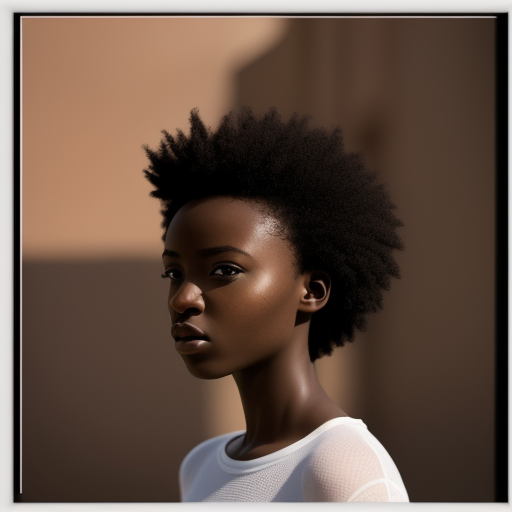
#> input picture datasets/controlface10k-subset/000.png, 512 x 512 px
$ python make_synthetic_camera.py out.png
#> lines starting #> are read from the running program, lines starting #| are printed output that depends on the picture
"""Optional browser-test fixture generator; uses the preserved model Python venv.

This is test tooling only. The standalone application does not import cv2/numpy.
"""
import argparse
from pathlib import Path


def main():
    parser = argparse.ArgumentParser(description=__doc__)
    parser.add_argument('output', help='New external .y4m fixture file')
    args = parser.parse_args()
    import cv2
    import numpy as np
    root = Path(__file__).resolve().parents[2]
    image = cv2.imread(str(root / 'datasets/controlface10k-subset/000.png'))
#> image is the input picture: shape (512, 512, 3); mean B, G, R 68.1, 79.8, 99.7
    if image is None:
        raise SystemExit('Bundled synthetic fixture could not be read')
    image = cv2.resize(image, (480, 480), interpolation=cv2.INTER_AREA)
#> image: shape (480, 480, 3)
    frame = np.zeros((480, 640, 3), dtype=np.uint8)
    frame[:, 80:560] = image
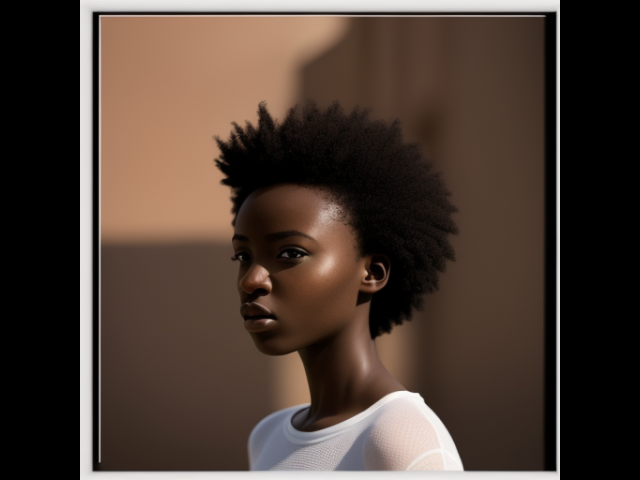
#> frame: shape (480, 640, 3); mean B, G, R 51.1, 59.9, 74.8
    encoded = cv2.cvtColor(frame, cv2.COLOR_BGR2YUV_I420).tobytes()
    with Path(args.output).open('xb') as stream:
        stream.write(b'YUV4MPEG2 W640 H480 F10:1 Ip A1:1 C420jpeg\n')
        for _ in range(10):
            stream.write(b'FRAME\n' + encoded)
    print('Created test-only synthetic camera fixture')


if __name__ == '__main__':
    main()

$ run again, with datasets/controlface10k-subset/002.png copied over datasets/controlface10k-subset/000.png
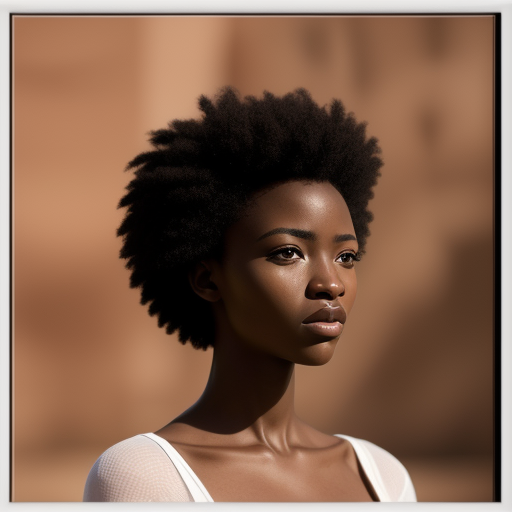
#> input picture datasets/controlface10k-subset/002.png, 512 x 512 px
#> in main, image is the input picture: shape (512, 512, 3); mean B, G, R 77.7, 97.6, 130.9
#> image: shape (480, 480, 3)
#> in main, `frame[:, 80:560] = image`:
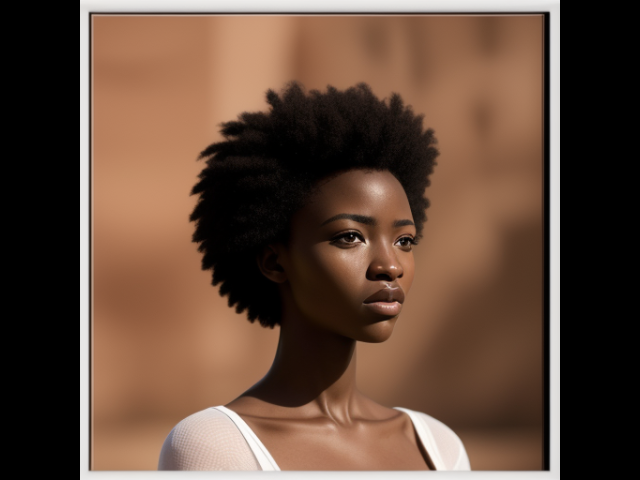
#> frame: shape (480, 640, 3); mean B, G, R 58.3, 73.2, 98.2

$ run again, with datasets/controlface10k-subset/003.png copied over datasets/controlface10k-subset/000.png
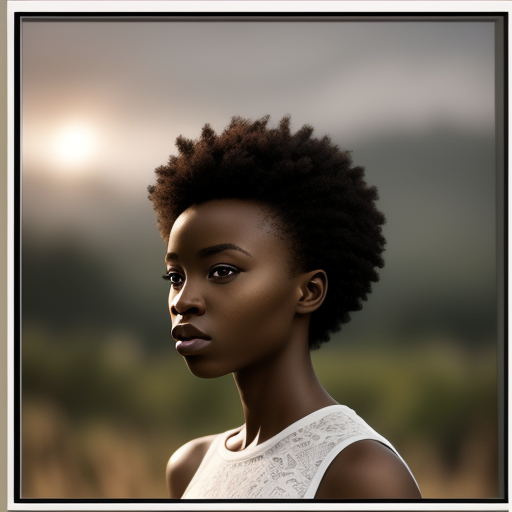
#> input picture datasets/controlface10k-subset/003.png, 512 x 512 px
#> in main, image is the input picture: shape (512, 512, 3); mean B, G, R 89.5, 101.2, 110.1
#> in main, `image = cv2.resize(image, (480, 480), interpolation=cv2.INTER_AREA)`:
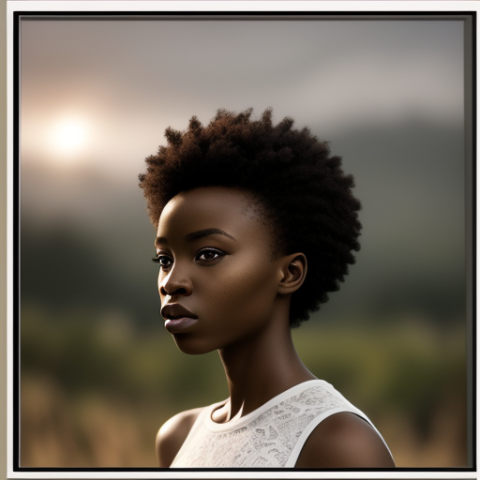
#> image: shape (480, 480, 3); mean B, G, R 89.5, 101.2, 110.1
#> in main, `frame[:, 80:560] = image`:
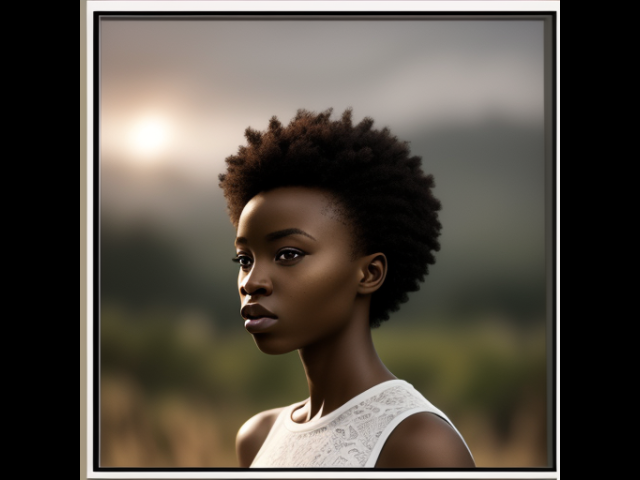
#> frame: shape (480, 640, 3); mean B, G, R 67.1, 75.9, 82.6

$ run again, with datasets/controlface10k-subset/004.png copied over datasets/controlface10k-subset/000.png
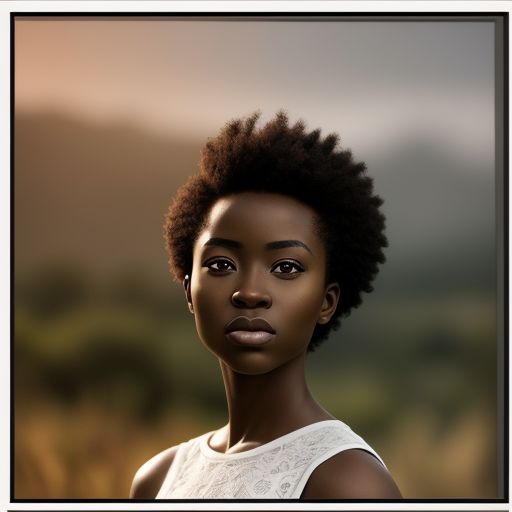
#> input picture datasets/controlface10k-subset/004.png, 512 x 512 px
#> in main, image is the input picture: shape (512, 512, 3); mean B, G, R 84.1, 99.9, 114.1
#> image: shape (480, 480, 3)
#> in main, `frame[:, 80:560] = image`:
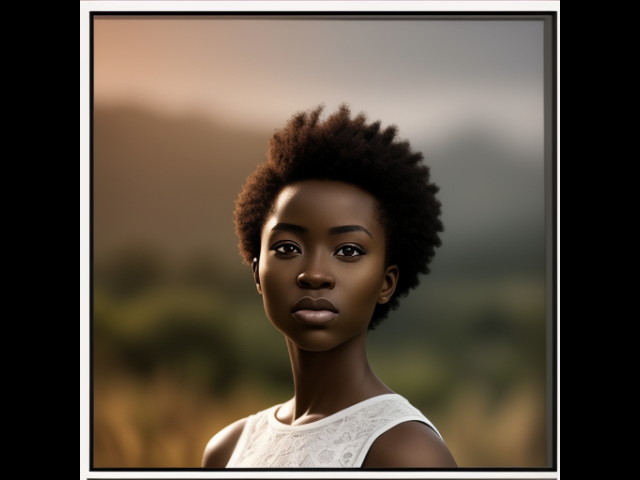
#> frame: shape (480, 640, 3); mean B, G, R 63.1, 74.9, 85.6
